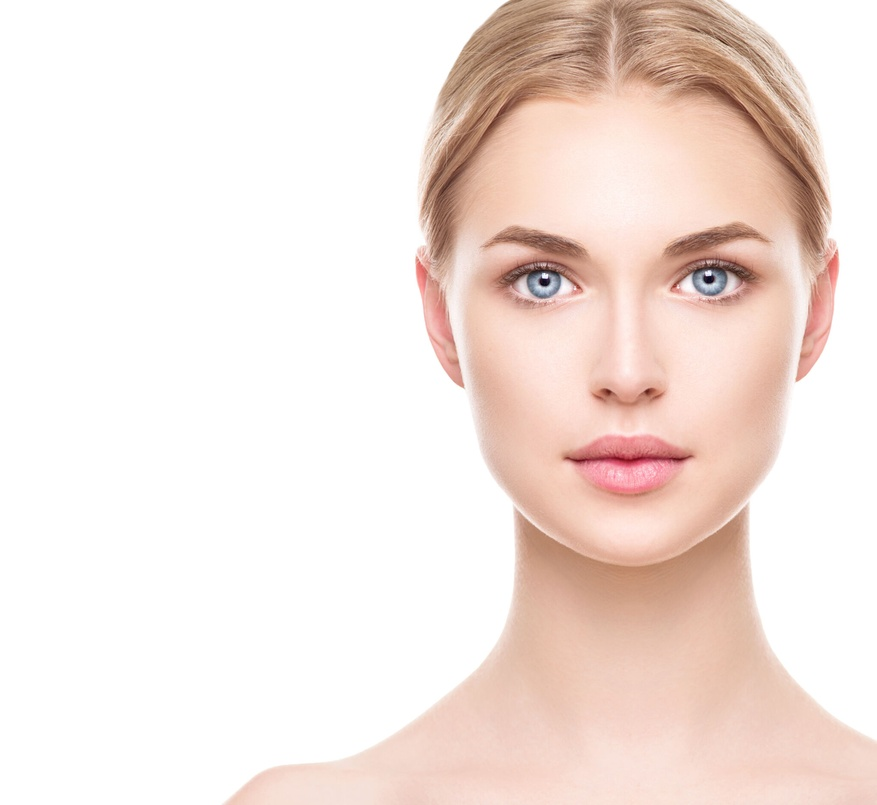
#> input picture sample.jpg, 877 x 805 px, shrunk from 2048 x 1880 before the run
$ jupyter execute OpenCV1.ipynb
#> lines starting #> are read from the running program, lines starting #| are printed output that depends on the picture; after the words box and inside, x2 and y2 are one past the last pixel; in counts of white or black regions, pixels touching at a corner belong together
[cell 1]
import cv2
import matplotlib.pyplot as plt
face_cascade = cv2.CascadeClassifier(cv2.data.haarcascades + 'haarcascade_frontalface_default.xml')
img = cv2.imread('sample.jpg')
#> img is the input picture: shape (805, 877, 3); mean B, G, R 222.5, 228.7, 243.5
if img is None:
    print("Error: Image not found or path is wrong!")
else:
    gray = cv2.cvtColor(img, cv2.COLOR_BGR2GRAY)
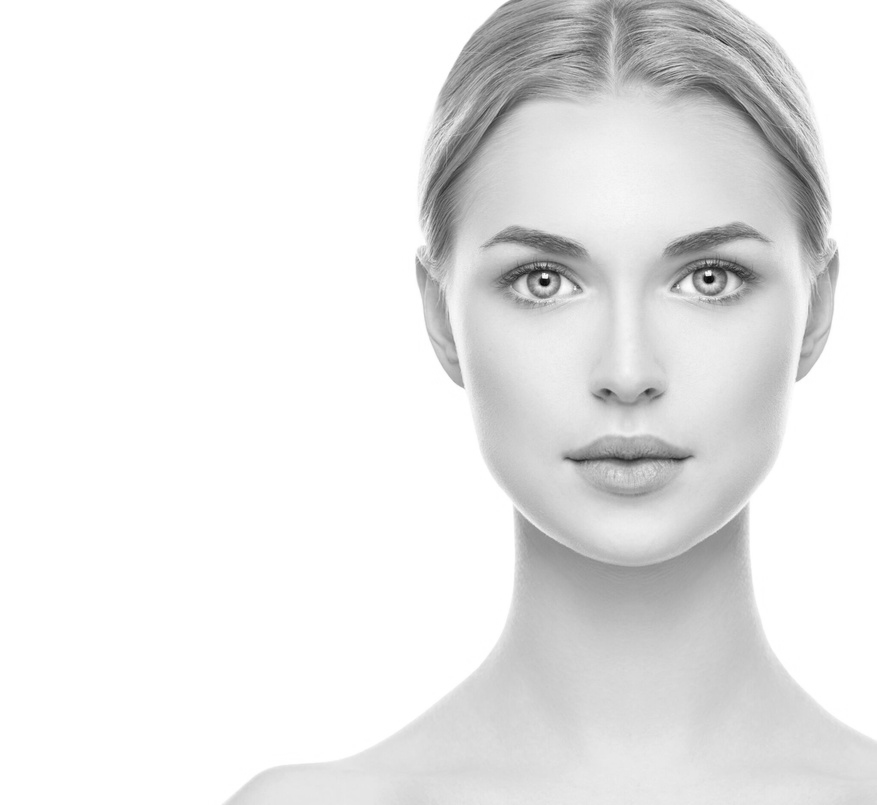
#> gray: shape (805, 877); min 9, max 255, mean 232.4
    faces = face_cascade.detectMultiScale(gray, scaleFactor=1.1, minNeighbors=4)
#> faces = [[407, 112, 425, 425]]
    for (x, y, w, h) in faces:
        cv2.rectangle(img, (x, y), (x + w, y + h), (255, 0, 0), 2)
#> this loop made 1 pass
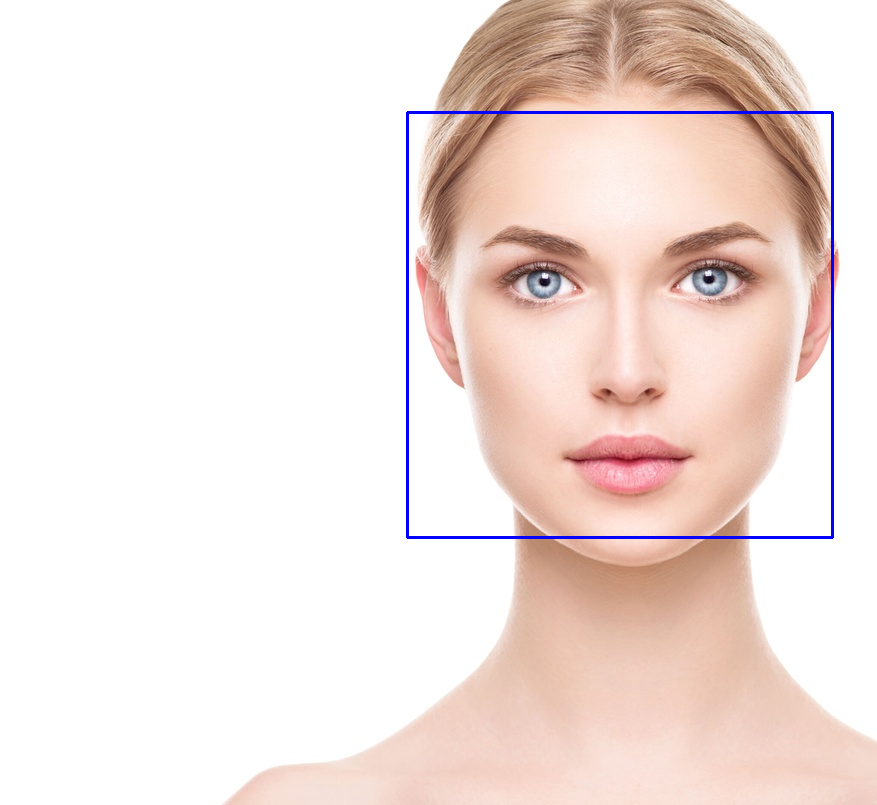
#> img: shape (805, 877, 3); 0.72% of pixels changed, all inside (x1, y1, x2, y2) = (406, 111, 834, 539)
    img_rgb = cv2.cvtColor(img, cv2.COLOR_BGR2RGB)
    plt.imshow(img_rgb)
    plt.axis('off')
    plt.title('Detected Faces')
    plt.show()
